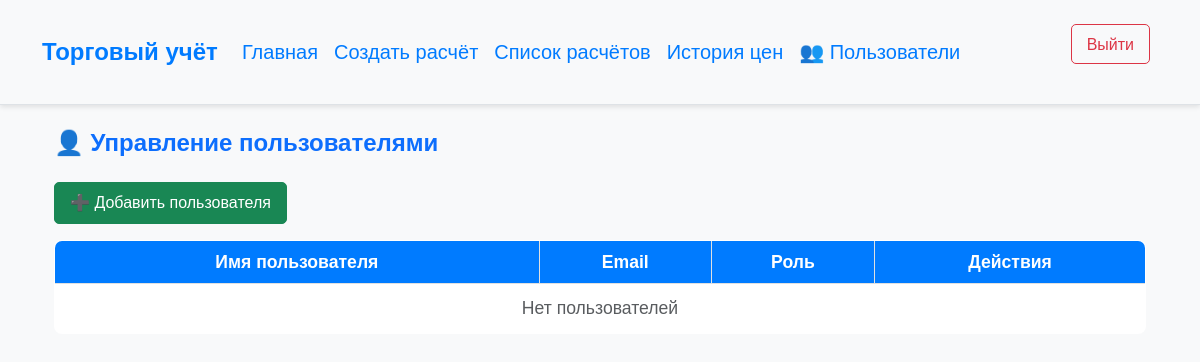
The page /users/ (signed in) on the database as committed earlier.
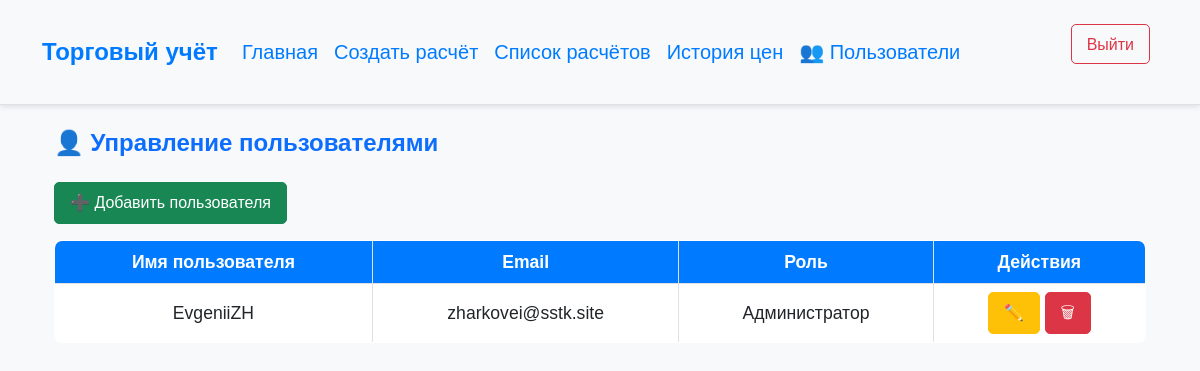
The same page on the database as committed later.
### trades/models.py (models this page shows, shortened)
class CustomUser(AbstractUser):
    is_admin = models.BooleanField(default=False, verbose_name="Администратор")
    groups = models.ManyToManyField(Group, related_name="customuser_set", blank=True)
    user_permissions = models.ManyToManyField(Permission, related_name="customuser_permissions_set", blank=True)

### trades/views.py (the view)
# urls.py: path('users/', manage_users, name='manage_users'),
@login_required
def manage_users(request):
    users = CustomUser.objects.all()
    return render(request, 'trades/manage_users.html', {'users': users})

### trades/templates/trades/manage_users.html (shortened to what this page needs)
{% extends 'base.html' %}
{% block content %}
<div class="container my-4">
    <h2 class="mb-4 text-primary">👤 Управление пользователями</h2>
    <a href="{% url 'create_user' %}" class="btn btn-success mb-3">➕ Добавить пользователя</a>
    <table class="table table-bordered table-hover">
        <thead class="table-light">
            <tr>
                <th>Имя пользователя</th>
                <th>Email</th>
                <th>Роль</th>
                <th>Действия</th>
            </tr>
        </thead>
        <tbody>
            {% for user in users %}
                <tr>
                    <td>{{ user.username }}</td>
                    <td>{{ user.email }}</td>
                    <td>{% if user.is_admin %}Администратор{% else %}Пользователь{% endif %}</td>
                    <td>
                        <a href="{% url 'edit_user' user.id %}" class="btn btn-warning btn-sm">✏️</a>
                        <a href="{% url 'delete_user' user.id %}" class="btn btn-danger btn-sm">🗑</a>
                    </td>
                </tr>
            {% empty %}
                <tr>
                    <td colspan="4" class="text-center text-muted">Нет пользователей</td>
                </tr>
            {% endfor %}
        </tbody>
    </table>
</div>
{% endblock %}

Rows that differ between the two databases and show on the page:
added CustomUser: username "EvgeniiZH", email "zharkovei@sstk.site", is_admin "Администратор"
Other text that changed with them:
text no longer shown: "Нет пользователей"
